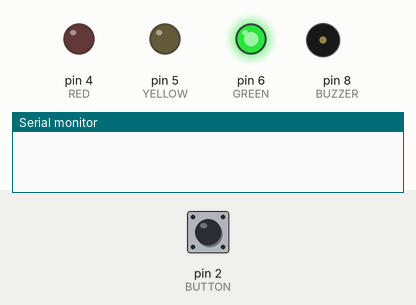
The sketch below on a simulated Arduino Uno, built with avr-gcc and run on an emulated ATmega328P. Shown: output pins drawn as LEDs (lit = HIGH), buzzer (waves = sounding), the last lines printed to the serial monitor. The test bench sets the inputs (shaded band); at power-on: pin 2 (BUTTON) HIGH.

Above: at 1.2 s.
1.3 s: pin 2 (BUTTON) pulled LOW for 0.15 s
At 3.8 s:
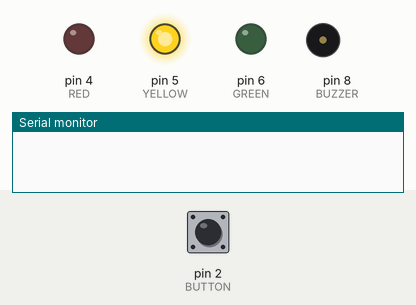
At 4.32 s:
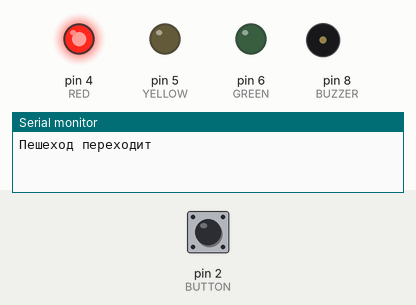
Timing chart, 0 to 10.4 s (numbered marks = the images above; inputs shaded):
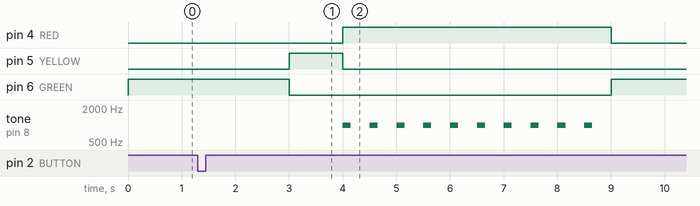

The sketch:

m1_perekrestok.ino
```cpp
// Модуль 1. Умный перекрёсток
const int RED = 4, YELLOW = 5, GREEN = 6;
const int BUTTON = 2;
const int BUZZER = 8;

bool pedestrian = false;   // пешеход нажал кнопку

// Ждём нужное время и всё это время следим за кнопкой
void waitAndWatch(unsigned long ms) {
  unsigned long start = millis();
  while (millis() - start < ms) {
    if (digitalRead(BUTTON) == LOW) pedestrian = true;
    delay(10);
  }
}

void light(int r, int y, int g) {
  digitalWrite(RED, r);
  digitalWrite(YELLOW, y);
  digitalWrite(GREEN, g);
}

void setup() {
  pinMode(RED, OUTPUT);
  pinMode(YELLOW, OUTPUT);
  pinMode(GREEN, OUTPUT);
  pinMode(BUTTON, INPUT_PULLUP);
  pinMode(BUZZER, OUTPUT);
  Serial.begin(9600);
}

void loop() {
  light(LOW, LOW, HIGH);   // машинам зелёный
  waitAndWatch(3000);
  light(LOW, HIGH, LOW);   // жёлтый
  waitAndWatch(1000);
  light(HIGH, LOW, LOW);   // машинам красный

  if (pedestrian) {
    Serial.println("Пешеход переходит");
    for (int i = 0; i < 10; i++) {   // 5 секунд со звуком
      tone(BUZZER, 1000, 150);
      delay(500);
    }
    pedestrian = false;
  } else {
    waitAndWatch(3000);
  }
}
```

Measured:
- after the input at 1.3 s, pin 5 (YELLOW): goes on until 4.0 s, then stays LOW; tone on pin 8 (BUZZER): alternates 1000 Hz for 0.15 s and silent for 0.35 s, 20 changes in all, then stays silent, starting after 2.7 s
